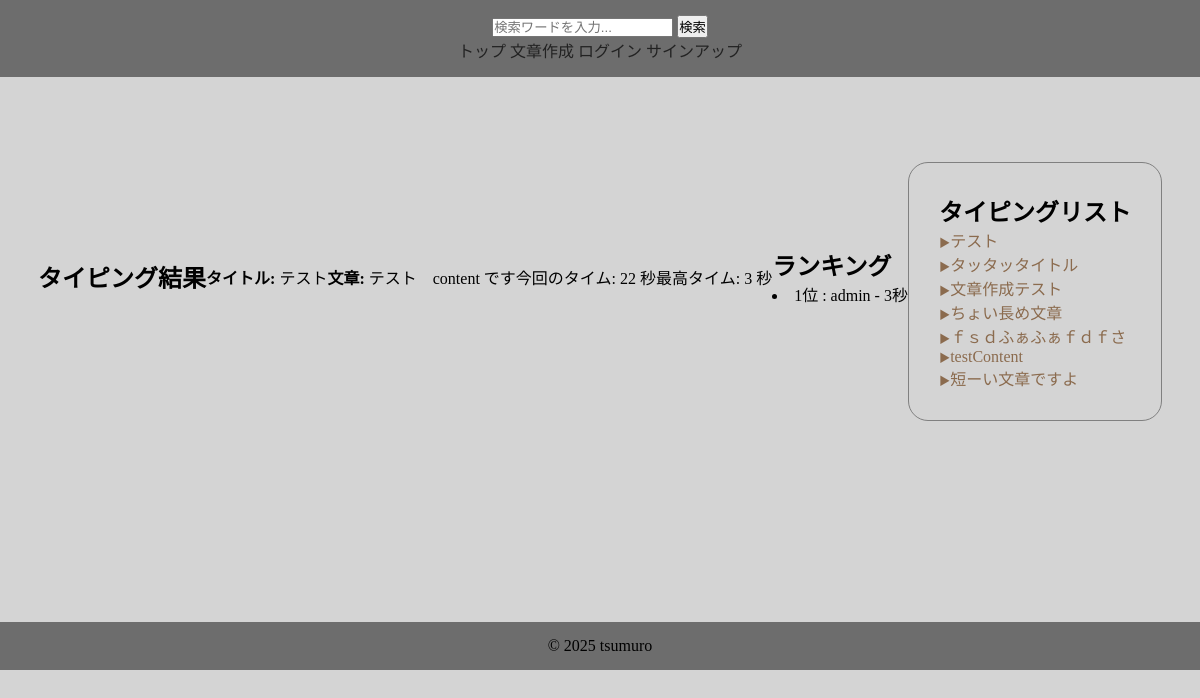
The page /result/22/22/ on the database as committed earlier.
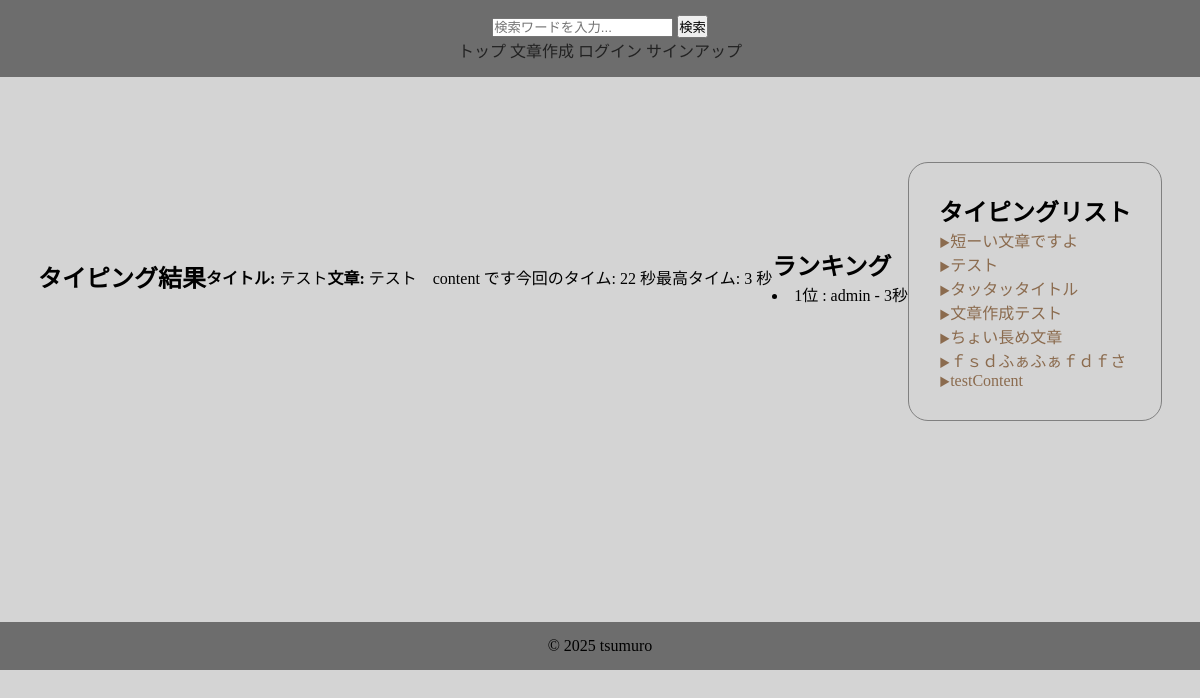
The same page on the database as committed later.
### typingapp/models.py (models this page shows, shortened)
class History(models.Model):
    user = models.ForeignKey(CustomUser, on_delete=models.CASCADE)
    title = models.ForeignKey(Content, on_delete=models.CASCADE)
    typing_time = models.IntegerField()

### accounts/models.py (models this page shows)
class CustomUser(AbstractUser):
    pass

### contentapp/models.py (models this page shows)
class Content(models.Model):
    user = models.ForeignKey(
        settings.AUTH_USER_MODEL,
        on_delete=models.SET_NULL,
        null=True,
        blank=True
    )
    title = models.CharField(max_length=30, unique=True)
    sentence = models.TextField()
    category = models.ForeignKey(
        Category,
        on_delete=models.SET_NULL,
        null=True,
        blank=True,
    )
    is_public = models.BooleanField(default=True)
    play_count = models.IntegerField(default=0)
    created_at = models.DateTimeField(auto_now_add=True)
    def __str__(self):
        return self.title

### typingapp/views.py (the view)
# urls.py: path('result/<int:pk>/<int:current_time>/', views.ResultView.as_view(), name='result'),
class ResultView(generic.DetailView):
    model = History
    template_name = "result.html"
    context_object_name = "history"
    def get_context_data(self, **kwargs):
        context = super().get_context_data(**kwargs)
        current_time = self.kwargs.get("current_time")
        context["current_time"] = int(current_time)
        context["is_best_time"] = current_time == self.object.typing_time
        context['content_list'] = Content.objects.filter(is_public=True).order_by('-play_count')
        context['ranking_list'] = History.objects.filter(title__title=self.object.title).order_by("typing_time")
        return context

### typingapp/templates/result.html (shortened to what this page needs)
{% extends "base.html" %}
{% block contents %}
<div class="result-content">
    <h2>タイピング結果</h2>
    <p><strong>タイトル:</strong> {{ history.title }}</p>
    <p><strong>文章:</strong> {{ history.title.sentence }}</p>
    {% if is_best_time %}
        <p style="color: green; font-weight: bold;">🎉 最高タイムです！ {{ current_time }} 秒 🎉</p>
    {% else %}
        <p>今回のタイム: {{ current_time }} 秒</p>
        <p>最高タイム: {{ history.typing_time }} 秒</p>
    {% endif %}
    <div class="ranking_list">
        <h2>ランキング</h2>
        {% for ranking in ranking_list %}
            <li>{{ forloop.counter }}位 : {{ ranking.user }} - {{ ranking.typing_time }}秒</li>
        {% empty %}
            <p>まだランキングがありません</p>
        {% endfor %}
    </div>
    <div class="content-list">
        <h2>タイピングリスト</h2>
        {% for content in content_list %}
        <li><a href="{% url "typingapp:typing" content.pk %}">{{ content.title }}</a></li>
        {% endfor %}
    </div>
</div>
{% endblock %}

Rows that differ between the two databases and show on the page:
changed Content "短ーい文章ですよ": moves up the list
